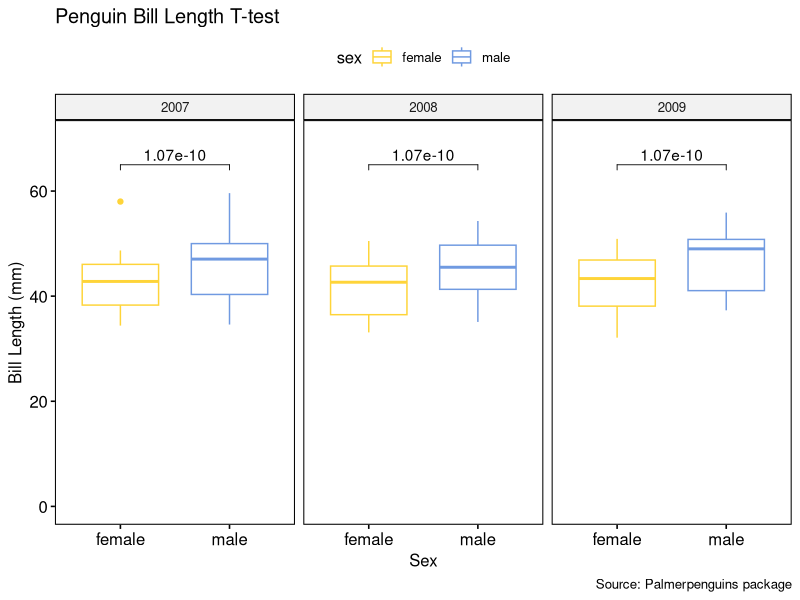
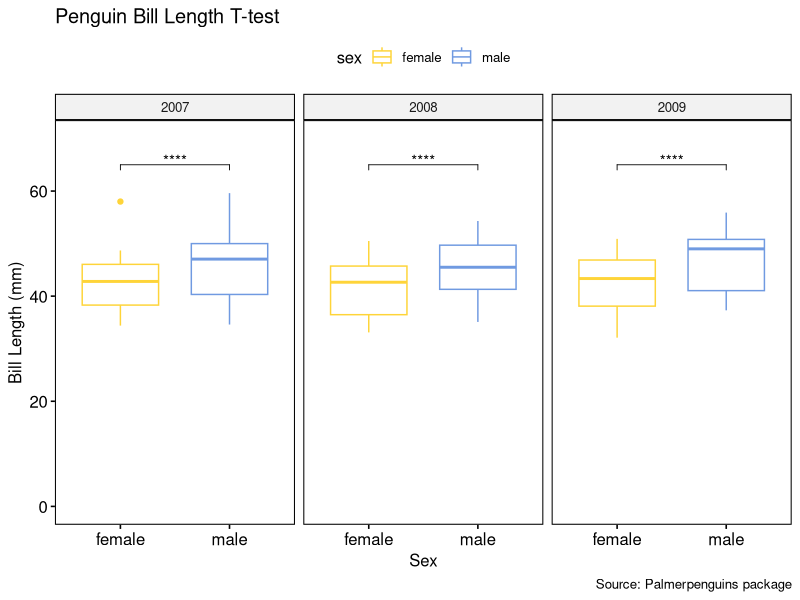
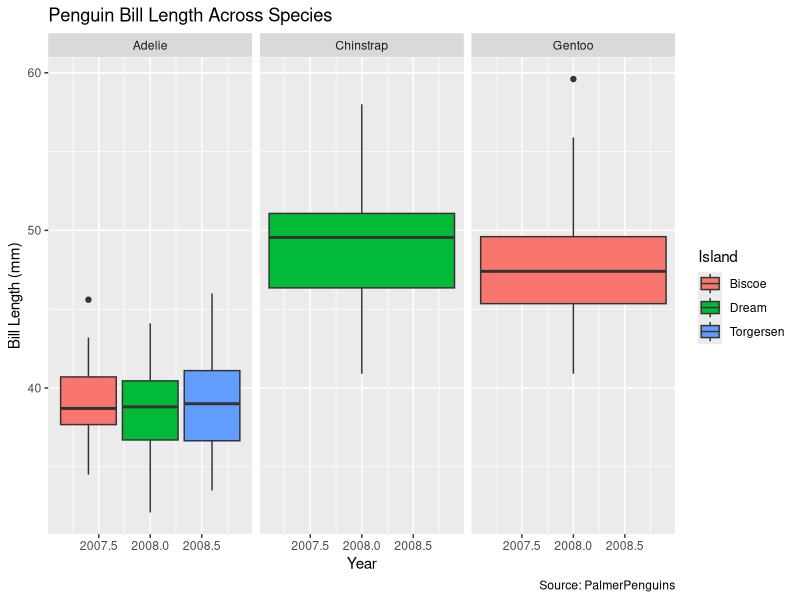

These charts were generated, in order, by the following R code:
## ---- chunk 1
knitr::opts_chunk$set(echo = TRUE, message = FALSE, warning = FALSE, fig.path = "../Output/")
## ---- chunk 2
library(tidyverse)
library(rstatix)
library(here)
library(ggplot2)
library(palmerpenguins)
library(ggpubr)
## ---- chunk 3
#Full summary statistics
fullsum_penguins <- penguins %>% 
  get_summary_stats(year)
fullsum_penguins

#Grouped data summary statistics ; showing only common summary
groupsum_penguins <- penguins %>% 
  group_by(bill_length_mm, bill_depth_mm) %>% 
  get_summary_stats(year, type = "common")
groupsum_penguins

#Robust summary statistics
robustsum_penguins <- penguins %>% 
  get_summary_stats(year, type = "robust")
robustsum_penguins

#Summary statistics of only the mean and sd
meansdsum_penguins <- penguins %>% 
  get_summary_stats(year, type = "mean_sd")
meansdsum_penguins
## ---- chunk 4
#Outlier of palmer penguin data for bill length (mm) 
outliers1 <- penguins %>%
  group_by(species)%>%
  identify_outliers(bill_length_mm)
view(outliers1)

#Outlier of palmer penguin data for bill depth (mm)
outliers2 <- penguins %>%
  group_by(species)%>%
  identify_outliers(bill_depth_mm)
view(outliers2)
## ---- chunk 5
#Shapiro test function
normality <- penguins %>%
  group_by(species) %>%
  shapiro_test(bill_length_mm, bill_depth_mm, body_mass_g, flipper_length_mm)
view(normality)

## ---- chunk 6
## one-sample t-test
t_test1 <- penguins %>% 
  t_test(bill_length_mm ~ 1, mu = 0)
view(t_test1)

## two-samples paired t_test
t_test2 <- penguins %>% 
  t_test(bill_length_mm ~ sex) 
view(t_test2)

## How would you compute an unpaired t-test? Discuss with your neighbor
## ---- chunk 7
## First we need to install load the ggpubr package
## Next step is to remove any unwanted NAs from data and plot, so we need to have a clean data set
penguins_clean1 <- penguins %>% 
  drop_na(sex)  ### dropping NAs from the sex column ###
view(penguins_clean1)

## t-test plot with brackets
ggboxplot(penguins_clean1, x = "sex", y = "bill_length_mm", 
          color = "sex", palette = "simpsons", 
          facet.by = "year", ylim = c(0,70)) +
  stat_pvalue_manual(t_test2, label = "p", y.position = 65) + 
  labs(title = "Penguin Bill Length T-test", 
       x = "Sex", y = "Bill Length (mm)", 
       caption = "Source: Palmerpenguins package")
  ### to remove brackets, use "remove.bracket = TRUE" within the stat_pvalue_manual function
## ---- chunk 8
## t-test plot that shows significance 
ggboxplot(penguins_clean1, x = "sex", y = "bill_length_mm", 
          color = "sex", palette = "simpsons", 
          facet.by = "year", ylim = c(0,70)) +
  stat_pvalue_manual(t_test2, label = "p.adj.signif", y.position = 65) +
  labs(title = "Penguin Bill Length T-test", 
       x = "Sex", y = "Bill Length (mm)", 
       caption = "Source: Palmerpenguins package")
  ### changes label from "p" to "p.adj.signif" ###
## ---- chunk 9
penguin_clean <- penguins %>% 
  drop_na()

#t-test effect size for one sample
effect_one <- penguins %>% 
  cohens_d(year ~ 1, mu = 0)
effect_one

#T-test effect size for two independent samples
effect_two <-penguin_clean %>% 
  cohens_d(bill_length_mm ~ sex, var.equal = TRUE) 
effect_two
## ---- chunk 10
#for ANOVA testing, it is best to not have any NAs in the data
penguins_clean <- penguins %>%
  drop_na() 

#one-way ANOVA
#variable: bill length
#can get anova table in the console by using get_anova_table
#objecting the test helps to open the anova table in a new tab
one_way_pens <-penguins_clean %>%
  anova_test(year ~ bill_length_mm)
get_anova_table(one_way_pens, correction = "none")


#grouped one-way ANOVA
#grouping by species
group_anova <- penguins_clean %>%
  group_by(species) %>%
  anova_test(year ~ bill_length_mm)
get_anova_table(group_anova)


#two-way ANOVA
#two variables: bill length and depth
two_way_pens <- penguins_clean %>%
  anova_test(year ~ bill_length_mm*bill_depth_mm)
get_anova_table(two_way_pens, correction = "none")


#grouped two-way ANOVA
group_twopens <- penguins_clean %>%
  group_by(species) %>%
  anova_test(year ~ bill_length_mm*bill_depth_mm)
get_anova_table(group_twopens)
## ---- chunk 11
ggplot() +
  geom_boxplot(penguins_clean, mapping = aes(x = year, y = bill_length_mm, fill = island )) +
  facet_wrap(~species) +
  labs(title = "Penguin Bill Length Across Species",
       x = "Year",
       y = "Bill Length (mm)",
       fill = "Island",
       caption = "Source: PalmerPenguins")
